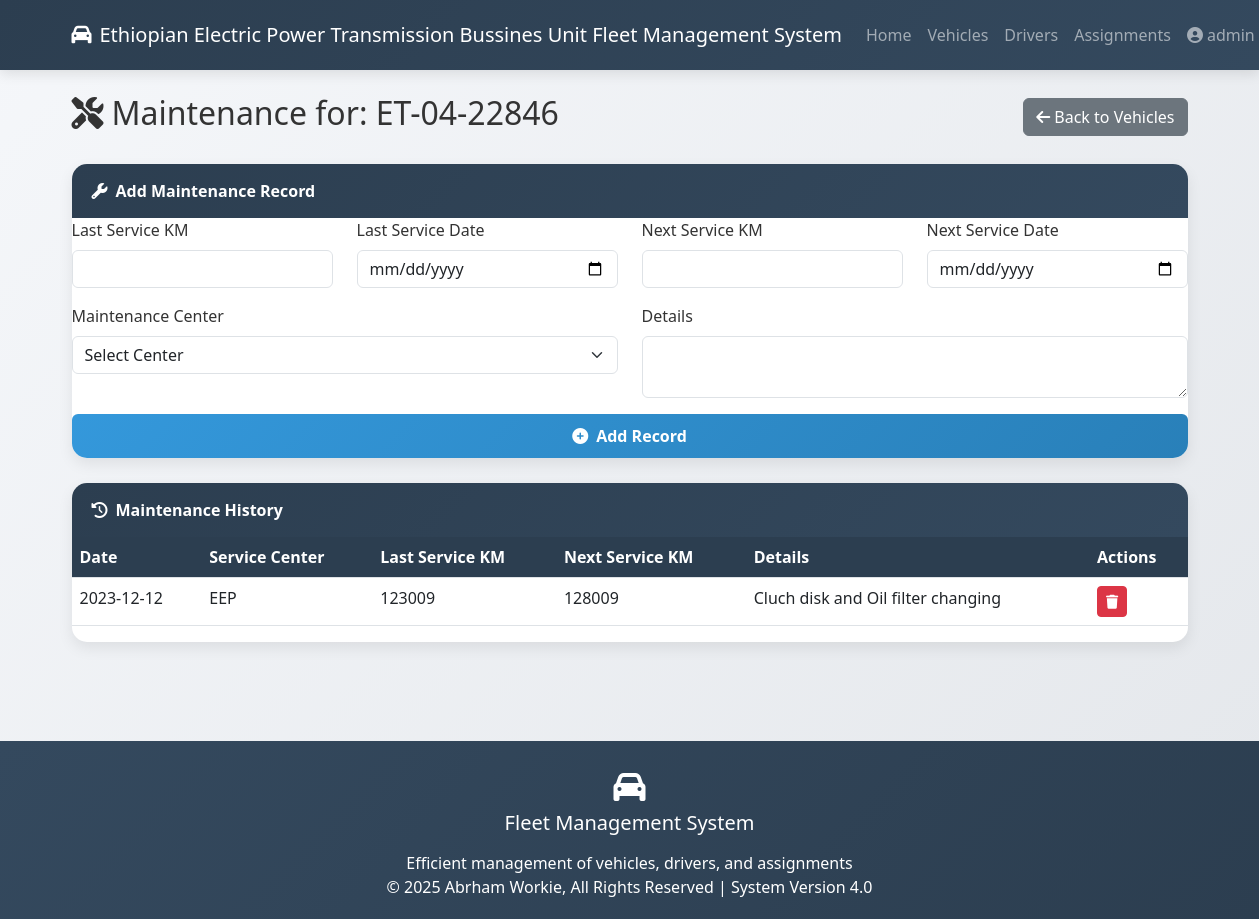
Screenshot of /maintenance/ET-04-22846 (signed in) with the database file from the repository.
### app.py (models this page shows)
class Vehicle(db.Model):
    plate_number = db.Column(db.String(20), primary_key=True)
    chasis = db.Column(db.String(50), unique=True, nullable=False)
    vehicle_type = db.Column(Enum(*VEHICLE_TYPES, name='vehicle_types'))
    make = db.Column(db.String(50))
    model = db.Column(db.String(50))
    year = db.Column(db.String(4))
    fuel_type = db.Column(Enum(*FUEL_TYPES, name='fuel_types'))
    fuel_capacity = db.Column(db.Float)
    fuel_consumption = db.Column(db.Float)
    loading_capacity = db.Column(db.String(100))
    assigned_for = db.Column(Enum(*ASSIGNMENT_TYPES, name='assignment_types'))
    compliance = db.relationship('Compliance', backref='vehicle', uselist=False)
    maintenance = db.relationship('Maintenance', backref='vehicle')
    assignments = db.relationship('Assignment', backref='vehicle')

class Maintenance(db.Model):
    id = db.Column(db.Integer, primary_key=True)
    plate_number = db.Column(db.String(20), db.ForeignKey('vehicle.plate_number'))
    last_service_km = db.Column(db.Integer)
    last_service_date = db.Column(db.Date)
    next_service_km = db.Column(db.Integer)
    next_service_date = db.Column(db.Date)
    maintenance_center = db.Column(Enum(*MAINTENANCE_CENTERS, name='maintenance_centers'))
    details = db.Column(db.Text)

### app.py (the view, shortened to what this page needs)
@app.route('/maintenance/<plate_number>', methods=['GET', 'POST'])
def manage_maintenance(plate_number):
    if 'user_id' not in session or session['role'] != 'admin':
        flash('Admin access required', 'danger')
        return redirect(url_for('login'))
    vehicle = Vehicle.query.get_or_404(plate_number)
    maintenance_records = Maintenance.query.filter_by(plate_number=plate_number).all()
    return render_template('maintenance.html', vehicle=vehicle, maintenance_records=maintenance_records)

### app.py (called while the page is built, shortened)
@app.before_request
def create_tables():
    db.create_all()

### templates/maintenance.html (shortened to what this page needs)
{% extends "base.html" %}
{% block content %}
<div class="d-flex justify-content-between align-items-center mb-4">
    <h2><i class="fas fa-tools me-2"></i>Maintenance for: {{ vehicle.plate_number }}</h2>
    <a href="/vehicles" class="btn btn-secondary">
        <i class="fas fa-arrow-left me-1"></i>Back to Vehicles
    </a>
</div>
<div class="dashboard-card">
    <div class="card-header">
        <i class="fas fa-wrench me-2"></i>Add Maintenance Record
    </div>
    <div class="card-body">
        <form method="POST" action="/maintenance/{{ vehicle.plate_number }}">
            <div class="row">
                <div class="col-md-3 mb-3">
                    <label class="form-label">Last Service KM</label>
                    <input type="number" class="form-control" name="last_service_km">
                </div>
                <div class="col-md-3 mb-3">
                    <label class="form-label">Last Service Date</label>
                    <input type="date" class="form-control" name="last_service_date">
                </div>
                <div class="col-md-3 mb-3">
                    <label class="form-label">Next Service KM</label>
                    <input type="number" class="form-control" name="next_service_km">
                </div>
                <div class="col-md-3 mb-3">
                    <label class="form-label">Next Service Date</label>
                    <input type="date" class="form-control" name="next_service_date">
                </div>
            </div>
            <div class="row">
                <div class="col-md-6 mb-3">
                    <label class="form-label">Maintenance Center</label>
                    <select class="form-select" name="maintenance_center">
                        <option value="" selected disabled>Select Center</option>
                    </select>
                </div>
                <div class="col-md-6 mb-3">
                    <label class="form-label">Details</label>
                    <textarea class="form-control" name="details" rows="2"></textarea>
                </div>
            </div>
            <div class="d-grid">
                <button type="submit" class="btn btn-primary">
                    <i class="fas fa-plus-circle me-2"></i>Add Record
                </button>
            </div>
        </form>
    </div>
</div>
{% if maintenance_records %}
<div class="dashboard-card mt-4">
    <div class="card-header">
        <i class="fas fa-history me-2"></i>Maintenance History
    </div>
    <div class="card-body">
        <div class="table-responsive">
            <table class="table table-hover">
                <thead>
                    <tr>
                        <th>Date</th>
                        <th>Service Center</th>
                        <th>Last Service KM</th>
                        <th>Next Service KM</th>
                        <th>Details</th>
                        <th>Actions</th>
                    </tr>
                </thead>
                <tbody>
                    {% for record in maintenance_records %}
                    <tr>
                        <td>{{ record.last_service_date }}</td>
                        <td>{{ record.maintenance_center }}</td>
                        <td>{{ record.last_service_km }}</td>
                        <td>{{ record.next_service_km }}</td>
                        <td>{{ record.details[:50] }}{% if record.details|length > 50 %}...{% endif %}</td>
                        <td>
                            <a href="/maintenance/delete/{{ record.id }}" class="btn btn-sm btn-danger"
                               onclick="return confirm('Are you sure you want to delete this maintenance record?');">
                                <i class="fas fa-trash"></i>
                            </a>
                        </td>
                    </tr>
                    {% endfor %}
                </tbody>
            </table>
        </div>
    </div>
</div>
{% else %}
<div class="alert alert-info mt-4">
    <i class="fas fa-info-circle me-2"></i>No maintenance records found for this vehicle
</div>
{% endif %}
{% endblock %}

### templates/base.html (style rules this page uses)
:root { --primary: #2c3e50; --secondary: #3498db; --accent: #e74c3c; --light: #ecf0f1; --dark: #34495e; --success: #27ae60; --warning: #f39c12; --info: #2980b9; }
body { background: linear-gradient(135deg, #f5f7fa, #e4e7eb); font-family: 'Segoe UI', Tahoma, Geneva, Verdana, sans-serif; min-height: 100vh; color: #333; }
.dashboard-card { border-radius: 15px; box-shadow: 0 6px 15px rgba(0, 0, 0, 0.08); transition: all 0.3s ease; overflow: hidden; background: white; border: none; margin-bottom: 25px; }
.card-header { background: linear-gradient(135deg, var(--primary), var(--dark)); color: white; font-weight: 600; padding: 15px 20px; border-bottom: none; }
.table th { background-color: var(--primary); color: white; }
.btn-primary { background: linear-gradient(135deg, var(--secondary), var(--info)); border: none; padding: 10px 20px; font-weight: 600; transition: all 0.3s ease; }

### rows the page displays
Vehicle: plate_number "ET-04-22846"
Maintenance: last_service_date "2023-12-12", maintenance_center "EEP", last_service_km "123009", next_service_km "128009", details "Cluch disk and Oil filter changing"

### other values shown
{{ session['username'] }} "admin"
